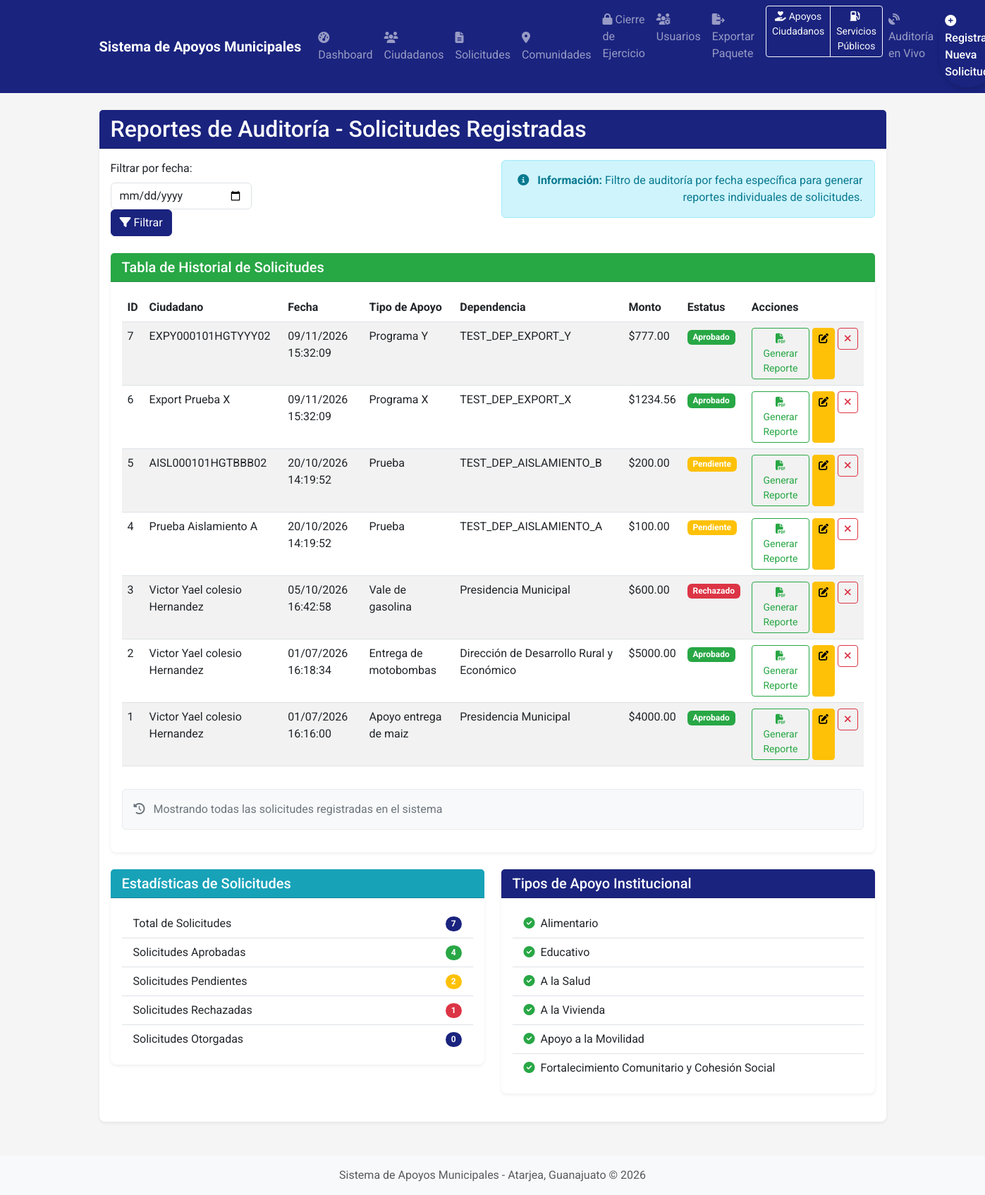
Page /historial_auditoria (signed in) on the committed database.
### app/models.py (models this page shows, shortened)
class Solicitud(db.Model):
    __tablename__ = 'solicitudes'
    id = db.Column(db.Integer, primary_key=True)
    folio = db.Column(db.String(20), unique=True, nullable=True)  # Folio único generado automáticamente
    CURP = db.Column(db.String(18), db.ForeignKey('ciudadanos.CURP'), nullable=False)
    Comunidad = db.Column(db.String(100), nullable=False)
    Programa = db.Column(db.String(100), nullable=False)
    Tipo_Apoyo = db.Column(db.String(100), nullable=False, default=TipoApoyoEnum.ALIMENTARIO.value)
    Monto = db.Column(db.Numeric(10, 2), nullable=True)  # Monto total (calculado automáticamente a partir del desglose por fuente)
    Monto_Federal = db.Column(db.Numeric(10, 2), nullable=True, default=0)
    Monto_Estatal = db.Column(db.Numeric(10, 2), nullable=True, default=0)
    Monto_Municipal = db.Column(db.Numeric(10, 2), nullable=True, default=0)
    Monto_Beneficiario = db.Column(db.Numeric(10, 2), nullable=True, default=0)
    Monto_Estimado = db.Column(db.Numeric(10, 2), nullable=True, default=0)
    Tipo_Beneficiario = db.Column(db.String(20), nullable=True, default=TipoBeneficiarioEnum.PARTICULAR.value)
    Dependencia = db.Column(db.String(100), nullable=True)  # Campo legacy
    dependencia_id = db.Column(db.Integer, db.ForeignKey('dependencias.id'), nullable=True)
    usuario_id = db.Column(db.Integer, db.ForeignKey('usuarios.id'), nullable=True)
    Fecha_Solicitud = db.Column(db.DateTime, default=datetime.utcnow)
    Estatus = db.Column(db.String(20), default=EstatusEnum.PENDIENTE.value)
    usuario_autorizador = db.Column(db.Integer, db.ForeignKey('usuarios.id'), nullable=True)
    puesto_autorizador = db.Column(db.String(100), nullable=True)
    usuario = db.relationship('Usuario', foreign_keys=[usuario_id], backref='solicitudes_creadas')
    autorizador = db.relationship('Usuario', foreign_keys=[usuario_autorizador], backref='solicitudes_autorizadas')
    adjuntos = db.relationship('AdjuntoSolicitud', backref='solicitud_relacion', lazy=True, cascade="all, delete-orphan")

### app/routes.py (the view)
@main.route('/historial_auditoria', methods=['GET', 'POST'])
@login_required
def historial_auditoria():
    try:
        fecha_filtro = request.args.get('fecha_filtro')
        if current_user.tiene_vision_total():
            query = Solicitud.query
        else:
            query = Solicitud.query.filter_by(dependencia_id=current_user.dependencia_id)
        if fecha_filtro:
            fecha_filtro_date = datetime.strptime(fecha_filtro, '%Y-%m-%d').date()
            query = query.filter(db.func.date(Solicitud.Fecha_Solicitud) == fecha_filtro_date)
        solicitudes = query.order_by(Solicitud.Fecha_Solicitud.desc()).all()
        solicitudes_data = []
        for solicitud in solicitudes:
            ciudadano = Ciudadano.query.filter_by(CURP=solicitud.CURP).first()
            solicitudes_data.append({
                'id': solicitud.id,
                'ciudadano': ciudadano.nombre_completo() if ciudadano else (solicitud.CURP or 'No identificado'),
                'fecha': solicitud.Fecha_Solicitud.strftime('%d/%m/%Y %H:%M:%S') if solicitud.Fecha_Solicitud else '-',
                'tipo_apoyo': solicitud.Programa if solicitud.Programa else 'Sin tipo definido',
                'dependencia': solicitud.Dependencia if solicitud.Dependencia else 'Sin dependencia',
                'monto': float(solicitud.Monto) if solicitud.Monto else 0,
                'estatus': solicitud.Estatus if solicitud.Estatus else 'Pendiente',
                'curp': solicitud.CURP
            })
        tipos_apoyo = [
            'Alimentario',
            'Educativo',
            'A la Salud',
            'A la Vivienda',
            'Apoyo a la Movilidad',
            'Fortalecimiento Comunitario y Cohesión Social'
        ]
        return render_template('historial_auditoria.html',
                               solicitudes=solicitudes_data,
                               fecha_filtro=fecha_filtro,
                               tipos_apoyo=tipos_apoyo,
                               es_admin=current_user.es_admin())
    except Exception as e:
        current_app.logger.error(f"Error en historial de auditoría: {str(e)}")
        flash('Error al cargar el historial de auditoría.', 'danger')
        return redirect(url_for('main.dashboard'))

### app/models.py (called while the page is built)
    def es_admin(self):
        return (self.rol or '').lower() == RolUsuario.ADMIN.value.lower()

    def es_servicios_publicos(self):
        return (self.rol or '').lower() == RolUsuario.SERVICIOS_PUBLICOS.value.lower()

    def puede_cerrar_ejercicio(self):
        return self.es_admin() or self.es_presidente()

    def tiene_vision_total(self):
        return self.es_admin() or self.es_presidente()

    def nombre_completo(self):
        return f'{self.Nombre} {self.Apellido_Paterno} {self.Apellido_Materno or ""}'.strip()

### templates/historial_auditoria.html (shortened to what this page needs)
{% extends "layout.html" %}
{% block content %}
<div class="container mt-4">
    <div class="card mb-4 shadow-sm">
        <div class="card-header bg-primary text-white">
            <h2 class="mb-0">Reportes de Auditoría - Solicitudes Registradas</h2>
        </div>
        <div class="card-body">
            <div class="row mb-4">
                <div class="col-md-6">
                    <form method="GET" action="{{ url_for('main.historial_auditoria') }}" class="form-inline">
                        <div class="form-group">
                            <label for="fecha_filtro" class="form-label mr-2">Filtrar por fecha:</label>
                            <input type="date" id="fecha_filtro" name="fecha_filtro" class="form-control me-2"
                                   value="{{ fecha_filtro if fecha_filtro }}"
                                   style="max-width: 200px;">
                            <button type="submit" class="btn btn-primary">
                                <i class="fas fa-filter"></i> Filtrar
                            </button>
                        </div>
                    </form>
                </div>
                <div class="col-md-6 text-end">
                    <div class="alert alert-info">
                        <i class="fas fa-info-circle me-2"></i>
                        <strong>Información:</strong> Filtro de auditoría por fecha específica para generar reportes individuales de solicitudes.
                    </div>
                </div>
            </div>
            <div class="card mb-4 shadow-sm">
                <div class="card-header bg-success text-white">
                    <h5 class="mb-0">Tabla de Historial de Solicitudes</h5>
                </div>
                <div class="card-body">
                    <div class="table-responsive">
                        <table class="table table-striped table-hover">
                            <thead>
                                <tr>
                                    <th>ID</th>
                                    <th>Ciudadano</th>
                                    <th>Fecha</th>
                                    <th>Tipo de Apoyo</th>
                                    <th>Dependencia</th>
                                    <th>Monto</th>
                                    <th>Estatus</th>
                                    <th>Acciones</th>
                                </tr>
                            </thead>
                            <tbody>
                                {% for solicitud in solicitudes %}
                                <tr>
                                    <td>{{ solicitud.id }}</td>
                                    <td>{{ solicitud.ciudadano }}</td>
                                    <td>{{ solicitud.fecha }}</td>
                                    <td>{{ solicitud.tipo_apoyo }}</td>
                                    <td>{{ solicitud.dependencia }}</td>
                                    <td>${{ "%.2f"|format(solicitud.monto) }}</td>
                                    <td>
                                        {% if solicitud.estatus == 'Aprobado' %}
                                        <span class="badge bg-success">{{ solicitud.estatus }}</span>
                                        {% elif solicitud.estatus == 'Rechazado' %}
                                        <span class="badge bg-danger">{{ solicitud.estatus }}</span>
                                        {% elif solicitud.estatus == 'Otorgado' %}
                                        <span class="badge bg-primary">{{ solicitud.estatus }}</span>
                                        {% else %}
                                        <span class="badge bg-warning">{{ solicitud.estatus }}</span>
                                        {% endif %}
                                    </td>
                                    <td>
                                        <div class="d-flex gap-1">
                                            <button class="btn btn-sm btn-outline-success" onclick="generarReporteIndividual({{ solicitud.id }})">
                                                <i class="fas fa-file-pdf"></i> Generar Reporte
                                            </button>
                                            <a href="{{ url_for('main.editar_solicitud', solicitud_id=solicitud.id) }}" class="btn btn-sm btn-warning" title="Editar">
                                                <i class="fas fa-edit"></i>
                                            </a>
                                            <form action="{{ url_for('main.eliminar_solicitud', solicitud_id=solicitud.id) }}" method="POST" style="display: inline;">
                                                <button type="submit" class="btn btn-sm btn-outline-danger" title="Eliminar definitivamente"
                                                        onclick="return confirm('¿ELIMINAR PERMANENTEMENTE la solicitud #{{ solicitud.id }}?\n\nEsta acción NO es reversible.');">
                                                    <i class="fas fa-times"></i>
                                                </button>
                                            </form>
                                        </div>
                                    </td>
                                </tr>
                                {% else %}
                                <tr>
                                    <td colspan="8" class="text-center">No hay solicitudes registradas</td>
                                </tr>
                                {% endfor %}
                            </tbody>
                        </table>
                    </div>
                    {% if fecha_filtro %}
                    <div class="alert alert-warning mt-3">
                        <i class="fas fa-calendar-alt me-2"></i>
                        Mostrando solicitudes registradas solo para la fecha: {{ fecha_filtro }}
                    </div>
                    {% else %}
                    <div class="alert alert-secondary mt-3">
                        <i class="fas fa-history me-2"></i>
                        Mostrando todas las solicitudes registradas en el sistema
                    </div>
                    {% endif %}
                </div>
            </div>
            <div class="row">
                <div class="col-md-6">
                    <div class="card mb-4 shadow-sm">
                        <div class="card-header bg-info text-white">
                            <h5 class="mb-0">Estadísticas de Solicitudes</h5>
                        </div>
                        <div class="card-body">
                            <ul class="list-group list-group-flush">
                                <li class="list-group-item d-flex justify-content-between align-items-center">
                                    Total de Solicitudes
                                    <span class="badge bg-primary rounded-pill">{{ solicitudes|length }}</span>
                                </li>
                                <li class="list-group-item d-flex justify-content-between align-items-center">
                                    Solicitudes Aprobadas
                                    <span class="badge bg-success rounded-pill">{{ solicitudes|selectattr('estatus', 'eq', 'Aprobado')|list|length }}</span>
                                </li>
                                <li class="list-group-item d-flex justify-content-between align-items-center">
                                    Solicitudes Pendientes
                                    <span class="badge bg-warning rounded-pill">{{ solicitudes|selectattr('estatus', 'eq', 'Pendiente')|list|length }}</span>
                                </li>
                                <li class="list-group-item d-flex justify-content-between align-items-center">
                                    Solicitudes Rechazadas
                                    <span class="badge bg-danger rounded-pill">{{ solicitudes|selectattr('estatus', 'eq', 'Rechazado')|list|length }}</span>
                                </li>
                                <li class="list-group-item d-flex justify-content-between align-items-center">
                                    Solicitudes Otorgadas
                                    <span class="badge bg-primary rounded-pill">{{ solicitudes|selectattr('estatus', 'eq', 'Otorgado')|list|length }}</span>
                                </li>
                            </ul>
                        </div>
                    </div>
                </div>
                <div class="col-md-6">
                    <div class="card mb-4 shadow-sm">
                        <div class="card-header bg-primary text-white">
                            <h5 class="mb-0">Tipos de Apoyo Institucional</h5>
                        </div>
                        <div class="card-body">
                            <ul class="list-group list-group-flush">
                                {% for tipo in tipos_apoyo %}
                                <li class="list-group-item">
                                    <i class="fas fa-check-circle me-2 text-success"></i>{{ tipo }}
                                </li>
                                {% endfor %}
                            </ul>
                        </div>
                    </div>
                </div>
            </div>
        </div>
    </div>
</div>
{% endblock %}

### templates/layout.html (style rules this page uses)
body { background-color: #f5f5f5; font-family: 'Roboto', sans-serif; }
.card { border-radius: 8px; box-shadow: 0 4px 6px rgba(0, 0, 0, 0.1); margin-bottom: 1.5rem; border: none; }
.card-header { border-radius: 8px 8px 0 0; font-weight: 500; }
.text-success { color: #28a745 !important; }
.bg-primary { background-color: #1a237e !important; }
.bg-success { background-color: #28a745 !important; }
.bg-info { background-color: #17a2b8 !important; }
.btn-primary { background-color: #1a237e; border-color: #1a237e; }
.btn-outline-success { color: #28a745; border-color: #28a745; }

### rows in the picture
Solicitud: id "7", ciudadano "EXPY000101HGTYYY02", fecha "09/11/2026 15:32:09", tipo_apoyo "Programa Y", dependencia "TEST_DEP_EXPORT_Y", monto "777.00", estatus "Aprobado"
Solicitud: id "6", ciudadano "Export Prueba X", fecha "09/11/2026 15:32:09", tipo_apoyo "Programa X", dependencia "TEST_DEP_EXPORT_X", monto "1234.56", estatus "Aprobado"
Solicitud: id "5", ciudadano "AISL000101HGTBBB02", fecha "20/10/2026 14:19:52", tipo_apoyo "Prueba", dependencia "TEST_DEP_AISLAMIENTO_B", monto "200.00", estatus "Pendiente"
Solicitud: id "4", ciudadano "Prueba Aislamiento A", fecha "20/10/2026 14:19:52", tipo_apoyo "Prueba", dependencia "TEST_DEP_AISLAMIENTO_A", monto "100.00", estatus "Pendiente"
Solicitud: id "3", ciudadano "Victor Yael colesio Hernandez", fecha "05/10/2026 16:42:58", tipo_apoyo "Vale de gasolina", dependencia "Presidencia Municipal", monto "600.00", estatus "Rechazado"
Solicitud: id "2", ciudadano "Victor Yael colesio Hernandez", fecha "01/07/2026 16:18:34", tipo_apoyo "Entrega de motobombas", dependencia "Dirección de Desarrollo Rural y Económico", monto "5000.00", estatus "Aprobado"
Solicitud: id "1", ciudadano "Victor Yael colesio Hernandez", fecha "01/07/2026 16:16:00", tipo_apoyo "Apoyo entrega de maiz", dependencia "Presidencia Municipal", monto "4000.00", estatus "Aprobado"

### other values in the picture
{{ solicitudes|length }} "7"
{{ solicitudes|selectattr('estatus', 'eq', 'Aprobado')|list|length }} "4"
{{ solicitudes|selectattr('estatus', 'eq', 'Pendiente')|list|length }} "2"
{{ solicitudes|selectattr('estatus', 'eq', 'Rechazado')|list|length }} "1"
{{ solicitudes|selectattr('estatus', 'eq', 'Otorgado')|list|length }} "0"
{{ tipo }} "Alimentario" "Educativo" "A la Salud" "A la Vivienda" "Apoyo a la Movilidad" "Fortalecimiento Comunitario y Cohesión Social"
